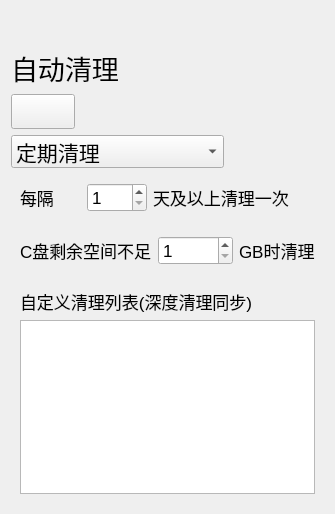
<?xml version="1.0" encoding="UTF-8"?>
<ui version="4.0">
 <class>AutoClean</class>
 <widget class="QWidget" name="AutoClean">
  <property name="geometry">
   <rect>
    <x>0</x>
    <y>0</y>
    <width>335</width>
    <height>514</height>
   </rect>
  </property>
  <property name="font">
   <font>
    <pointsize>20</pointsize>
   </font>
  </property>
  <property name="windowTitle">
   <string>Form</string>
  </property>
  <layout class="QGridLayout" name="gridLayout_4">
   <item row="0" column="0">
    <widget class="QLabel" name="label_11">
     <property name="minimumSize">
      <size>
       <width>0</width>
       <height>31</height>
      </size>
     </property>
     <property name="text">
      <string/>
     </property>
    </widget>
   </item>
   <item row="1" column="0">
    <layout class="QHBoxLayout" name="horizontalLayout">
     <item>
      <widget class="LargeTitleLabel" name="label">
       <property name="font">
        <font>
         <family>Microsoft YaHei UI</family>
         <pointsize>20</pointsize>
         <weight>50</weight>
         <bold>false</bold>
        </font>
       </property>
       <property name="text">
        <string>自动清理</string>
       </property>
      </widget>
     </item>
     <item>
      <spacer name="horizontalSpacer">
       <property name="orientation">
        <enum>Qt::Horizontal</enum>
       </property>
       <property name="sizeHint" stdset="0">
        <size>
         <width>105</width>
         <height>20</height>
        </size>
       </property>
      </spacer>
     </item>
    </layout>
   </item>
   <item row="2" column="0">
    <layout class="QHBoxLayout" name="horizontalLayout_3">
     <item>
      <widget class="SwitchButton" name="pushButton">
       <property name="minimumSize">
        <size>
         <width>0</width>
         <height>35</height>
        </size>
       </property>
       <property name="font">
        <font>
         <pointsize>16</pointsize>
        </font>
       </property>
       <property name="text">
        <string/>
       </property>
      </widget>
     </item>
     <item>
      <spacer name="horizontalSpacer_3">
       <property name="orientation">
        <enum>Qt::Horizontal</enum>
       </property>
       <property name="sizeHint" stdset="0">
        <size>
         <width>40</width>
         <height>20</height>
        </size>
       </property>
      </spacer>
     </item>
    </layout>
   </item>
   <item row="3" column="0">
    <layout class="QHBoxLayout" name="horizontalLayout_2">
     <item>
      <widget class="ComboBox" name="comboBox">
       <property name="font">
        <font>
         <family>Microsoft YaHei UI</family>
         <pointsize>16</pointsize>
        </font>
       </property>
       <item>
        <property name="text">
         <string>定期清理</string>
        </property>
       </item>
       <item>
        <property name="text">
         <string>C盘空间不足时清理</string>
        </property>
       </item>
      </widget>
     </item>
     <item>
      <spacer name="horizontalSpacer_2">
       <property name="orientation">
        <enum>Qt::Horizontal</enum>
       </property>
       <property name="sizeHint" stdset="0">
        <size>
         <width>40</width>
         <height>20</height>
        </size>
       </property>
      </spacer>
     </item>
    </layout>
   </item>
   <item row="4" column="0">
    <widget class="QWidget" name="widget" native="true">
     <layout class="QGridLayout" name="gridLayout">
      <item row="0" column="0">
       <widget class="CaptionLabel" name="label_2">
        <property name="font">
         <font>
          <family>Microsoft YaHei UI</family>
          <pointsize>13</pointsize>
         </font>
        </property>
        <property name="text">
         <string>每隔</string>
        </property>
       </widget>
      </item>
      <item row="0" column="1">
       <widget class="CompactSpinBox" name="spinBox">
        <property name="font">
         <font>
          <family>Microsoft YaHei UI</family>
          <pointsize>13</pointsize>
         </font>
        </property>
        <property name="minimum">
         <number>1</number>
        </property>
        <property name="maximum">
         <number>180</number>
        </property>
       </widget>
      </item>
      <item row="0" column="2">
       <widget class="CaptionLabel" name="label_4">
        <property name="font">
         <font>
          <family>Microsoft YaHei UI</family>
          <pointsize>13</pointsize>
         </font>
        </property>
        <property name="text">
         <string>天及以上清理一次</string>
        </property>
       </widget>
      </item>
     </layout>
    </widget>
   </item>
   <item row="5" column="0" colspan="2">
    <widget class="QWidget" name="widget_3" native="true">
     <layout class="QGridLayout" name="gridLayout_2">
      <item row="0" column="0">
       <widget class="CaptionLabel" name="label_5">
        <property name="font">
         <font>
          <family>Microsoft YaHei UI</family>
          <pointsize>13</pointsize>
         </font>
        </property>
        <property name="text">
         <string>C盘剩余空间不足</string>
        </property>
       </widget>
      </item>
      <item row="0" column="1">
       <widget class="CompactSpinBox" name="spinBox_2">
        <property name="font">
         <font>
          <family>Microsoft YaHei UI</family>
          <pointsize>13</pointsize>
         </font>
        </property>
        <property name="minimum">
         <number>1</number>
        </property>
        <property name="maximum">
         <number>8192</number>
        </property>
       </widget>
      </item>
      <item row="0" column="2">
       <widget class="CaptionLabel" name="label_6">
        <property name="font">
         <font>
          <family>Microsoft YaHei UI</family>
          <pointsize>13</pointsize>
         </font>
        </property>
        <property name="text">
         <string>GB时清理</string>
        </property>
       </widget>
      </item>
     </layout>
    </widget>
   </item>
   <item row="6" column="0" colspan="2">
    <widget class="QWidget" name="widget_2" native="true">
     <layout class="QGridLayout" name="gridLayout_3">
      <item row="2" column="0">
       <widget class="PlainTextEdit" name="textEdit">
        <property name="font">
         <font>
          <family>Microsoft YaHei UI</family>
          <pointsize>13</pointsize>
         </font>
        </property>
       </widget>
      </item>
      <item row="1" column="0">
       <widget class="CaptionLabel" name="label_3">
        <property name="font">
         <font>
          <family>Microsoft YaHei UI</family>
          <pointsize>13</pointsize>
         </font>
        </property>
        <property name="text">
         <string>自定义清理列表(深度清理同步)</string>
        </property>
        <property name="wordWrap">
         <bool>true</bool>
        </property>
       </widget>
      </item>
     </layout>
    </widget>
   </item>
   <item row="7" column="1">
    <spacer name="verticalSpacer">
     <property name="orientation">
      <enum>Qt::Vertical</enum>
     </property>
     <property name="sizeHint" stdset="0">
      <size>
       <width>20</width>
       <height>40</height>
      </size>
     </property>
    </spacer>
   </item>
  </layout>
 </widget>
 <customwidgets>
  <customwidget>
   <class>LargeTitleLabel</class>
   <extends>QLabel</extends>
   <header>qfluentwidgets</header>
  </customwidget>
  <customwidget>
   <class>SwitchButton</class>
   <extends>QPushButton</extends>
   <header>qfluentwidgets</header>
  </customwidget>
  <customwidget>
   <class>CaptionLabel</class>
   <extends>QLabel</extends>
   <header>qfluentwidgets</header>
  </customwidget>
  <customwidget>
   <class>CompactSpinBox</class>
   <extends>QSpinBox</extends>
   <header>qfluentwidgets</header>
  </customwidget>
  <customwidget>
   <class>PlainTextEdit</class>
   <extends>QTextEdit</extends>
   <header location="global">qfluentwidgets</header>
  </customwidget>
  <customwidget>
   <class>ComboBox</class>
   <extends>QComboBox</extends>
   <header>qfluentwidgets</header>
  </customwidget>
 </customwidgets>
 <resources/>
 <connections/>
</ui>
